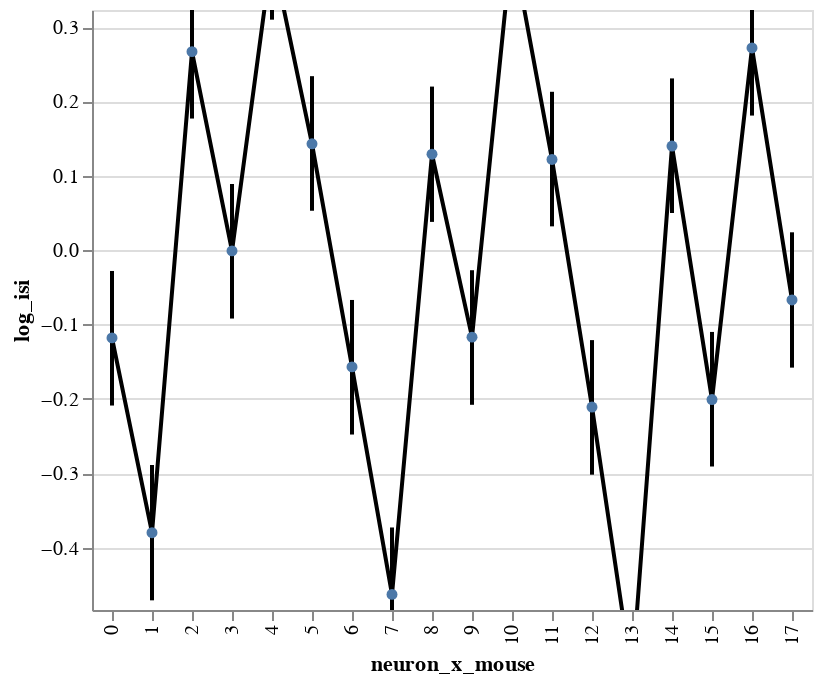

Here is the notebook cell this chart was saved with:
### Code cell
bw.plot_posteriors_slopes(x='neuron_x_mouse:O').display()

### Figure 1 — Vega-Lite specification as saved in the notebook (floating-point values rounded to 4 significant figures)
{"config": {"view": {"continuousWidth": 400, "continuousHeight": 300}}, "layer": [{"mark": {"type": "rule", "clip": true, "size": 2}, "encoding": {"x": {"type": "ordinal", "field": "neuron_x_mouse"}, "y": {"type": "quantitative", "axis": {"orient": "left", "title": ""}, "field": "lower interval", "scale": {"domain": [-0.484, 0.323], "zero": true}}, "y2": {"field": "higher interval"}}}, {"mark": {"type": "line", "clip": true, "color": "black", "fill": null, "point": true}, "encoding": {"x": {"type": "ordinal", "field": "neuron_x_mouse"}, "y": {"type": "quantitative", "axis": {"orient": "left"}, "field": "center interval", "scale": {"domain": [-0.484, 0.323], "zero": true}, "title": "log_isi"}}}], "data": {"name": "data-63c750553c78f0cc1c5ec2ac3d526aa9"}, "$schema": "https://vega.github.io/schema/vega-lite/v4.8.1.json", "datasets": {"data-63c750553c78f0cc1c5ec2ac3d526aa9": [{"neuron_x_mouse": 0, "center interval": -0.118, "Std.Err.": 0.046, "z": -2.561, "p": 0.01, "higher interval": -0.209, "lower interval": -0.028}, {"neuron_x_mouse": 6, "center interval": -0.157, "Std.Err.": 0.046, "z": -3.399, "p": 0.001, "higher interval": -0.248, "lower interval": -0.067}, {"neuron_x_mouse": 12, "center interval": -0.211, "Std.Err.": 0.046, "z": -4.569, "p": 0.0, "higher interval": -0.302, "lower interval": -0.121}, {"neuron_x_mouse": 1, "center interval": -0.38, "Std.Err.": 0.046, "z": -8.223, "p": 0.0, "higher interval": -0.471, "lower interval": -0.289}, {"neuron_x_mouse": 7, "center interval": -0.463, "Std.Err.": 0.046, "z": -10.02, "p": 0.0, "higher interval": -0.554, "lower interval": -0.373}, {"neuron_x_mouse": 13, "center interval": -0.574, "Std.Err.": 0.046, "z": -12.42, "p": 0.0, "higher interval": -0.665, "lower interval": -0.484}, {"neuron_x_mouse": 2, "center interval": 0.267, "Std.Err.": 0.046, "z": 5.787, "p": 0.0, "higher interval": 0.177, "lower interval": 0.358}, {"neuron_x_mouse": 8, "center interval": 0.129, "Std.Err.": 0.046, "z": 2.79, "p": 0.005, "higher interval": 0.038, "lower interval": 0.22}, {"neuron_x_mouse": 14, "center interval": 0.14, "Std.Err.": 0.046, "z": 3.038, "p": 0.002, "higher interval": 0.05, "lower interval": 0.231}, {"neuron_x_mouse": 3, "center interval": -0.001, "Std.Err.": 0.046, "z": -0.026, "p": 0.979, "higher interval": -0.092, "lower interval": 0.089}, {"neuron_x_mouse": 9, "center interval": -0.117, "Std.Err.": 0.046, "z": -2.534, "p": 0.011, "higher interval": -0.208, "lower interval": -0.027}, {"neuron_x_mouse": 15, "center interval": -0.201, "Std.Err.": 0.046, "z": -4.347, "p": 0.0, "higher interval": -0.291, "lower interval": -0.11}, {"neuron_x_mouse": 4, "center interval": 0.4, "Std.Err.": 0.046, "z": 8.664, "p": 0.0, "higher interval": 0.31, "lower interval": 0.491}, {"neuron_x_mouse": 10, "center interval": 0.413, "Std.Err.": 0.046, "z": 8.945, "p": 0.0, "higher interval": 0.323, "lower interval": 0.504}, {"neuron_x_mouse": 16, "center interval": 0.272, "Std.Err.": 0.046, "z": 5.876, "p": 0.0, "higher interval": 0.181, "lower interval": 0.362}, {"neuron_x_mouse": 5, "center interval": 0.143, "Std.Err.": 0.046, "z": 3.102, "p": 0.002, "higher interval": 0.053, "lower interval": 0.234}, {"neuron_x_mouse": 11, "center interval": 0.122, "Std.Err.": 0.046, "z": 2.646, "p": 0.008, "higher interval": 0.032, "lower interval": 0.213}, {"neuron_x_mouse": 17, "center interval": -0.067, "Std.Err.": 0.046, "z": -1.45, "p": 0.147, "higher interval": -0.158, "lower interval": 0.024}]}}
